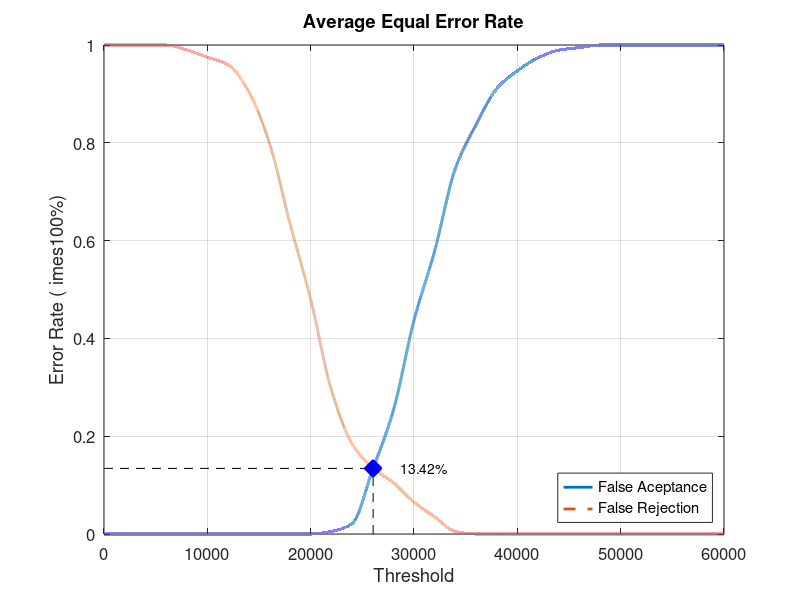
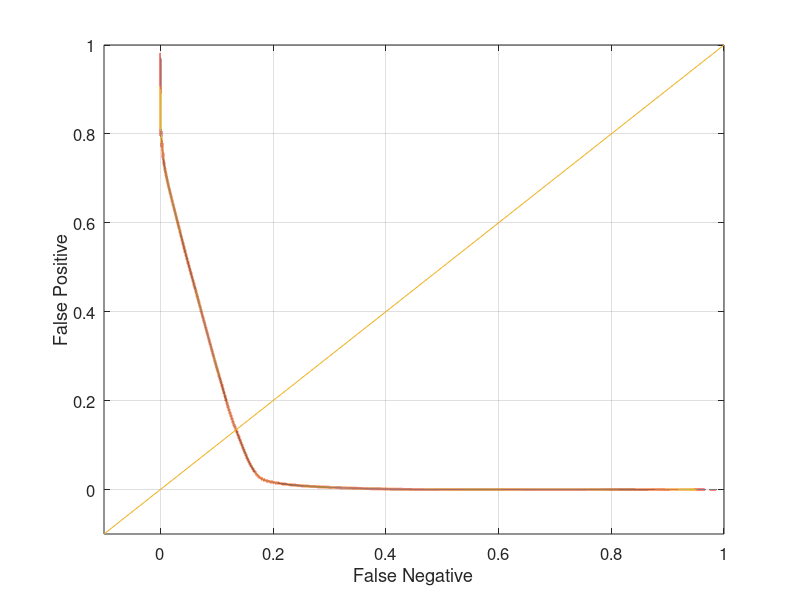

MATLAB code for these plots, in order:
close all;
clear;
clc;
x = 0:2000:60000;
xq = 0:0.5:60000;

y0 = [0 0 0 0 0 0 0 0 0 0 0 0.00526316 0.0210526 0.131579 0.252632 0.436842 0.578947 0.747368 0.836842 0.910526 0.947368 0.973684 0.989474 0.994737 1 1 1 1 1 1 1]
yy0 = interp1(x, y0, xq, 'pchip');
y1 = [1 1 1 1 0.99 0.975 0.96 0.905 0.8 0.635 0.48 0.295 0.185 0.135 0.105 0.065 0.035 0.005 0 0 0 0 0 0 0 0 0 0 0 0 0]
yy1 = interp1(x, y1, xq, 'pchip');

% Calculating EER: 
y2 = abs(y0 - y1);
find(y2 == min(y2))
yy2 = abs(yy0 - yy1);
xEER = find(yy2 == min(yy2));
xEERIndex = xq(xEER) % X-axis EER
yEER = yy0(xEER) % Y-axis EER

main = figure
plot(xq, yy0,'-','LineWidth', 2);	hold on
plot(xq, yy1,'--','LineWidth', 2);	hold on
plot([xEERIndex xEERIndex], [0 yEER], 'k--');	hold on
plot([0 xEERIndex], [yEER yEER], 'k--');	hold on
plot(xEERIndex, yEER, 'bx', 'LineWidth', 10);	hold on
text(xEERIndex + 10 * xEERIndex / 100, yEER, [num2str(round((10000 * yEER)) / 100) '%'])
legend('False Aceptance', 'False Rejection', 'Location', 'SouthEast')
xlabel('Threshold')
ylabel('Error Rate (	imes100%)')
title('Average Equal Error Rate')
set(gca, 'FontSize', 12)
axis([0 60000 0 1])
grid on

print(main, 'Database5_1Main', '-dpng');
FNRxFPR = figure('Color', [1 1 1]);
plot(yy1, yy0, '-', yy1, yy0, 'LineWidth', 2);
hold on
y = -0.1:0.1:1
plot(y, y); 
set(gca, 'FontSize', 12)
xlabel('False Negative')
ylabel('False Positive')
axis([-0.1 1 -0.1 1])
set(gca, 'FontSize', 12)
grid on

print(FNRxFPR, 'Database5_1FNRxFPR','-dpng');
